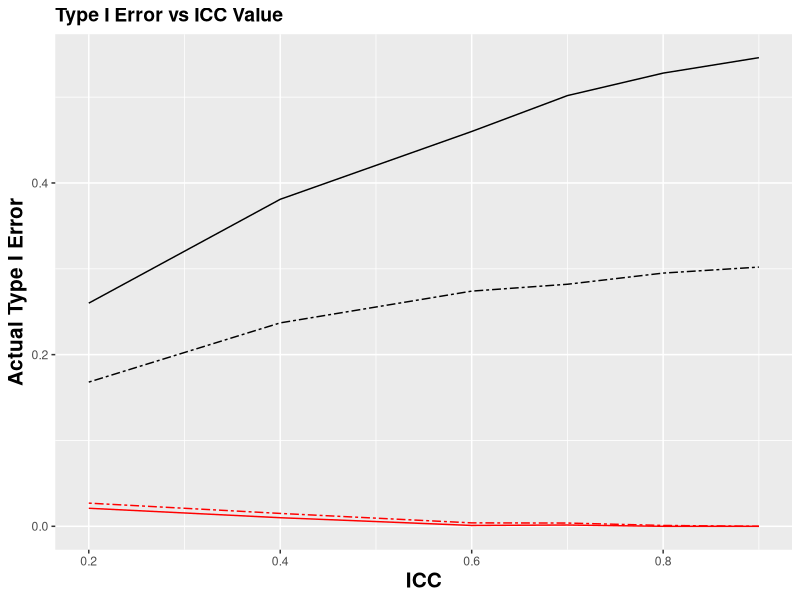

Write the R code that produced this figure.
library(tidyverse)

n_c1_2s <- c(.26, .381, .46, .5018, .528, .546)

n_c1_1s <- c(.168, .237, .274, .282, .295, .302)

n_c2_2s <- c(.021, .01, .001, .0015, 0, 0)

n_c2_1s <- c(.027, .015, .004, .0038, .001, 0)

s_c1_2s <- c(.196, .352, .444, .5035, .544, .59)

s_c1_1s <- c(.153, .234, .285, .2877, .332, .338)

s_c2_2s <- c(.039, .027, .012, .0038, .002, 0)

s_c2_1s <- c(.034, .023, .015, .0067, .004, .001)

ICC_val <- c(0.2, 0.4, 0.6, 0.7, 0.8, 0.9)

type1_ICC <- data.frame(ICC_val, n_c1_2s, n_c1_1s, n_c2_2s, n_c2_1s,
                                 s_c1_2s, s_c1_1s, s_c2_2s, s_c2_1s)
                                
graph <- ggplot(type1_ICC, aes(x=ICC_val)) +
  geom_line(aes(y=n_c1_1s), color = 'black', linetype='twodash') +
  geom_line(aes(y=n_c1_2s), color = 'black') +
  geom_line(aes(y=n_c2_1s), color = 'red', linetype='twodash') +
  geom_line(aes(y=n_c2_2s), color = 'red') +
  xlab("ICC") +
  ylab("Actual Type I Error") +
  ggtitle("Type I Error vs ICC Value") +
  theme(
        plot.title = element_text(size = 14, face = "bold"),
        axis.title.x = element_text(size = 15, face = "bold"),
        axis.title.y = element_text(size = 15, face = "bold"))
  


# ggplot(type1_ICC, aes(x=ICC_val)) +
#   geom_line(aes(y=s_c1_1s), color = s_c1_1s, linetype='twodash') +
#   geom_line(aes(y=s_c1_2s), color = 'blue') +
#   geom_line(aes(y=s_c2_1s), color = 'green', linetype='twodash') +
#   geom_line(aes(y=s_c2_2s), color = 'green') +
#   xlab("ICC") +
#   ylab("Actual Type 1 Error")

ggsave("type1_ICC.jpeg", graph)
